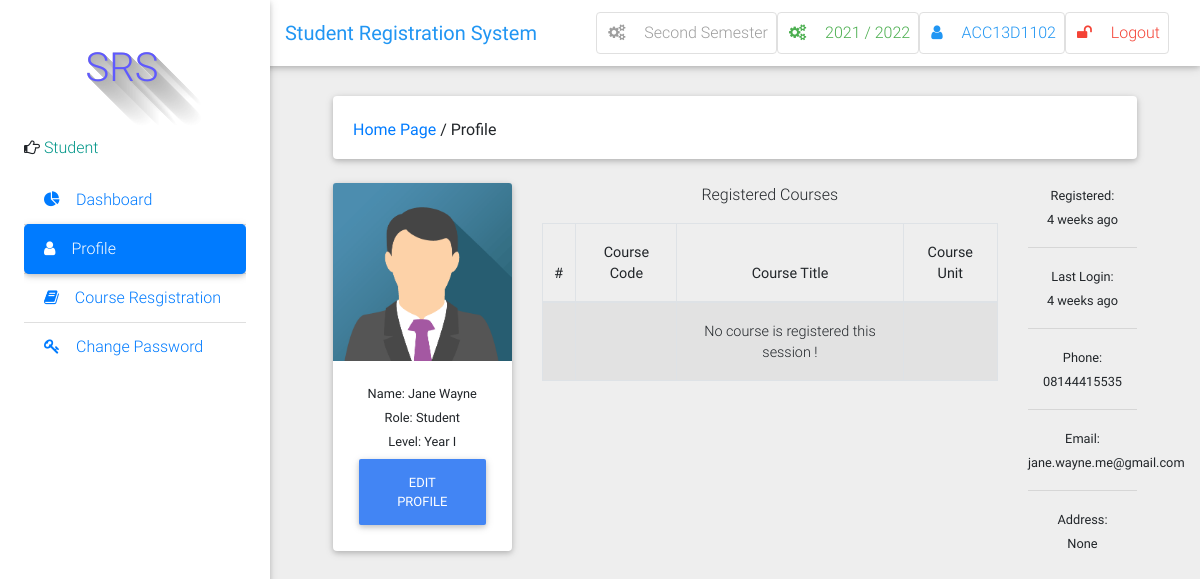
Page /profile/ (signed in) on the committed database.
### result/models.py (models this page shows, shortened)
class Semester(models.Model):
    semester = models.CharField(max_length=10, choices=SEMESTER, blank=True)
    is_current_semester = models.BooleanField(default=False, blank=True, null=True)
    session = models.ForeignKey(Session, on_delete=models.CASCADE, blank=True, null=True)
    next_semester_begins = models.DateField(null=True, blank=True)
    def __str__(self):
        return self.semester

class Session(models.Model):
    session = models.CharField(max_length=200, unique=True)
    is_current_session = models.BooleanField(default=False, blank=True, null=True)
    next_session_begins = models.DateField(blank=True, null=True)
    def __str__(self):
        return self.session

class User(AbstractUser):
    is_student = models.BooleanField(default=False)
    is_lecturer = models.BooleanField(default=False)
    phone = models.CharField(max_length=60, blank=True, null=True)
    address = models.CharField(max_length=60, blank=True, null=True)
    picture = models.ImageField(upload_to="pictures/", blank=True, null=True)
    email = models.EmailField(blank=True, null=True)
    username_validator = ASCIIUsernameValidator()
    def get_picture(self):
        no_picture = settings.STATIC_URL + 'img/img_avatar.png'
        try:
            return self.picture.url
        except:
            return no_picture
    def get_full_name(self):
        full_name = self.username
        if self.first_name and self.last_name:
            full_name = self.first_name + " " + self.last_name
        return full_name

class Student(models.Model):
	user = models.OneToOneField(User, on_delete=models.CASCADE)
	id_number = models.CharField(max_length=20, unique=True)
	level = models.CharField(choices=LEVEL, max_length=10)

### result/views.py (the view)
# urls.py: path('profile/', views.profile, name='profile'),
@login_required
def profile(request):
    current_semester = Semester.objects.get(is_current_semester=True)
    if request.user.is_lecturer:
        courses = Course.objects.filter(allocated_course__lecturer__pk=request.user.id).filter(semester=current_semester)
        return render(request, 'account/profile.html', {"courses": courses,})
    elif request.user.is_student:
        level = Student.objects.get(user__pk=request.user.id)
        courses = TakenCourse.objects.filter(student__user__id=request.user.id, course__level=level.level)
        context = {
        'courses': courses,
        'level': level,
        }
        return render(request, 'account/profile.html', context)
    else:
        staff = User.objects.filter(is_lecturer=True)
        return render(request, 'account/profile.html', { "staff": staff })

### result/context_processors.py (called while the page is built)
def session_processor(request):
    current_session = Session.objects.get(is_current_session=True)
    return {"current_session": current_session}

def semester_processor(request):
    current_semester = Semester.objects.get(is_current_semester=True)
    return {"current_semester": current_semester}

### result/templates/account/profile.html (shortened to what this page needs)
{% extends 'base.html' %}
{% load static %}
{% load humanize %}
{% block side_bar %}
    {% include 'partial_active_element.html' with active='Profile' %}
{% endblock side_bar %}
{% block content %}
 <div class="container-fluid mt-5">
<div class="card mb-4 wow fadeIn">
    <div class="card-body d-sm-flex justify-content-between">
	    <h6 class="mb-2 mb-sm-0 pt-1">
    	<a href="/">Home Page</a>
        	<span>/</span>
            	<span>Profile</span>
        </h6>
    </div>
</div>
  <div class="row">
    <div class="col-md-3">
<div class="card">
  <div class="view overlay">
    <img class="card-img-top" src="{{ request.user.get_picture }}" alt="User Image">
  </div>
{% if request.user.is_student %}
  <div class="card-body card-body-cascade text-center">
    <small class="card-title">Name: {{ request.user.get_full_name|capfirst }}</small><br>
    <small class="card-title">Role: Student</small><br>
    <small class="card-title">Level: {{ level.level }}</small>
    <a href="{% url 'edit_profile' %}" class="btn btn-primary">Edit Profile</a>
  </div>
{% endif %}
</div>
    </div>
{% if request.user.is_student %}
    <div class="col-md-7 text-center">
      <p>Registered Courses</p>
  <div class="table-wrapper-scroll-y">
  <table class="table table-bordered table-striped">
  <thead>
    <tr>
      <th scope="col">#</th>
      <th scope="col">Course Code</th>
      <th scope="col">Course Title</th>
      <th scope="col">Course Unit</th>
    </tr>
  </thead>
  <tbody>
    {% for course in courses %}
    <tr>
      <th scope="row">{{ forloop.counter }}</th>
      <td>{{ course.course.courseCode }}</td>
      <td>{{ course.course.courseTitle }}</td>
      <td>{{ course.course.courseUnit }}</td>
    </tr>
    {% empty %}
    <tr>
    <td>{{ course.courseCode }}</td>
      <td></td>
      <td>No course is registered this session !</td>
      <td></td>
    </tr>
  {% endfor %}
  </tbody>
</table>
    </div>
  </div>
  {% endif %}
  <div class="col-md-2 text-center">
    <small> Registered:<br><date>{{ user.date_joined|naturaltime }}</date></small><hr />
    <small> Last Login:<br><date>{{ user.last_login|naturaltime }}</date></small><hr />
    <small> Phone:<br><date>{% if user.phone %}{{ user.phone }}{% endif %}</date></small><hr />
    <small> Email:<br><date>{{ user.email }}</date></small><hr />
    <small> Address:<br><date>{{ user.address }}</date></small>
  </div>
</div>
{% endblock %}

### result/templates/base.html (shortened to what this page needs)
{% load static %}
<!DOCTYPE html>
<html lang="en">
  <head>
    <link
      rel="stylesheet"
      href="https://maxcdn.bootstrapcdn.com/font-awesome/4.7.0/css/font-awesome.min.css"
    />
    <link href="{% static 'css/bootstrap.min.css' %}" rel="stylesheet" />
    <link href="{% static 'css/mdb.min.css' %}" rel="stylesheet" />
    <link href="{% static 'css/style.css' %}" rel="stylesheet" />
  </head>
  <body class="grey lighten-3">
    <header>
      <nav
        class="navbar fixed-top navbar-expand-lg navbar-light white scrolling-navbar"
      >
        <div class="container-fluid">
          <a class="navbar-brand waves-effect" href="/">
            <strong class="blue-text">Student Registration System </strong>
          </a>
          <div class="collapse navbar-collapse" id="navbarSupportedContent">
            <ul class="navbar-nav nav-flex-icons">
              <li class="nav-item">
                <a
                  href="{% if request.user.is_superuser %}{% url 'manage_semester' %}{% else %}#{% endif %}"
                  class="nav-link border border-light grey-text rounded waves-effect"
                >
                  <i class="fa fa-cogs mr-3"></i>{{ current_semester }} Semester
                </a>
              </li>
              <li class="nav-item">
                <a
                  href="{% if request.user.is_superuser %}{% url 'manage_session' %}{% else %}#{% endif %}"
                  class="nav-link border border-light green-text rounded waves-effect"
                >
                  <i class="fa fa-cogs mr-3"></i>{{ current_session }}
                </a>
              </li>
              <li class="nav-item">
                <a
                  href="{% url 'profile' %}"
                  class="nav-link border border-light rounded waves-effect blue-text"
                >
                  <i class="fa fa-user mr-3"></i>{{ user|capfirst }}
                </a>
              </li>
              <li class="nav-item">
                <a
                  href="/accounts/logout/"
                  class="nav-link border border-light rounded waves-effect red-text"
                >
                  <i class="fa fa-unlock mr-3"></i>Logout
                </a>
              </li>
            </ul>
          </div>
        </div>
      </nav>
      <div class="sidebar-fixed position-fixed">
        <p style="margin-left: 30px" id="icon" class="logo">SRS</p>
        {% if request.user.is_lecturer %}
        <p>
          <i class="fa fa-hand-o-right" aria-hidden="true"></i>
          <span class="teal-text text-center"> Course Lecturer</span>
        </p>
        {% elif request.user.is_student %}
        <p>
          <i class="fa fa-hand-o-right" aria-hidden="true"></i>
          <span class="teal-text text-center"> Student</span>
        </p>
        {% else %}
        <p>
          <i class="fa fa-hand-o-right" aria-hidden="true"></i>
          <span class="teal-text text-center"> System Admin</span>
        </p>
        {% endif %}
        <div class="dashboard">
          {% block side_bar %} {% include 'partial_active_element.html' with active='Dashboard' %} {% endblock side_bar %}
        </div>
      </div>
    </header>
    <main class="pt-5 mx-lg-5">{% block content%} {% endblock %}</main>
    <footer>
      <a
        href="https://seal.beyondsecurity.com/vulnerability-scanner-verification/admi.vginfotec.xyz"
        ><img
      /></a>
    </footer>
  </body>
</html>

### result/static/css/style.css (style rules this page uses)
.sidebar-fixed { height: 100vh; width: 270px; -webkit-box-shadow: 0 2px 5px 0 rgba(0, 0, 0, 0.16), 0 2px 10px 0 rgba(0, 0, 0, 0.12); box-shadow: 0 2px 5px 0 rgba(0, 0, 0, 0.16), 0 2px 10px 0 rgba(0, 0, 0, 0.12); z-index: 1050; background-color: #fff; padding: 1.5rem; padding-top: 0; }
@media (min-width: 1200px) { .navbar, .page-footer, main { padding-left: 270px; } }
.logo { text-shadow: rgb(179, 179, 179) 0px 0px 0px, rgb(180, 180, 180) 1px 1px 0px, rgb(182, 182, 182) 2px 2px 0px, rgb(184, 184, 184) 3px 3px 0px, rgb(185, 185, 185) 4px 4px 0px, rgb(187, 187, 187) 5px 5px 0px, rgb(189, 189, 189) 6px 6px 0px, rgb(190, 190, 190) 7px 7px 0px, rgb(192, 192, 192) 8px 8px 0px, rgb(194, 194, 194) 9px 9px 0px, rgb(195, 195, 195) 10px 10px 0px, rgb(197, 197, 197) 11px 11px 0px, rgb(199, 199, 199) 12px 12px 0px, rgb(201, 201, 201) 13px 13px 0px, rgb(202, 202, 202) 14px 14px 0px, rgb(204, 204, 204) 15px 15px 0px, rgb(206, 206, 206) 16px 16px 0px, rgb(207, 207, 207) 17px 17px 0px, rgb(209, 209, 209) 18px 18px 0px, rgb(211, 211, 211) 19px 19px 0px, rgb(212, 212, 212) 20px 20px 0px, rgb(214, 214, 214) 21px 21px 0px, rgb(216, 216, 216) 22px 22px 0px, rgb(218, 218, 218) 23px 23px 0px, rgb(219, 219, 219) 24px 24px 0px, rgb(221, 221, 221) 25px 25px 0px, rgb(223, 223, 223) 26px 26px 0px, rgb(224, 224, 224) 27px 27px 0px, rgb(226, 226, 226) 28px 28px 0px, rgb(228, 228, 228) 29px 29px 0px, rgb(230, 230, 230) 30px 30px 0px, rgb(231, 231, 231) 31px 31px 0px, rgb(233, 233, 233) 32px 32px 0px, rgb(235, 235, 235) 33px 33px 0px, rgb(236, 236, 236) 34px 34px 0px, rgb(238, 238, 238) 35px 35px 0px, rgb(240, 240, 240) 36px 36px 0px, rgb(241, 241, 241) 37px 37px 0px, rgb(243, 243, 243) 38px 38px 0px, rgb(245, 245, 245) 39px 39px 0px, rgb(247, 247, 247) 40px 40px 0px, rgb(248, 248, 248) 41px 41px 0px, rgb(250, 250, 250) 42px 42px 0px, rgb(252, 252, 252) 43px 43px 0px, rgb(253, 253, 253) 44px 44px 0px; font-size: 40px; color: rgb(95, 89, 255); height: 120px; width: 136px; line-height: 136px; border-radius: ; text-align: center; background-color: rgb(255, 255, 255); }

### result/templates/base.html (style rules this page uses)
.dashboard { display: block; max-height: 500px; overflow-y: auto; -ms-overflow-style: -ms-autohiding-scrollbar; }

### result/templates/account/profile.html (style rules this page uses)
.table-wrapper-scroll-y { display: block; max-height: 350px; overflow-y: auto; -ms-overflow-style: -ms-autohiding-scrollbar; }

### rows in the picture
Semester: semester "Second"
Session: session "2021 / 2022"
User: username "ACC13D1102", user.get_full_name "Jane Wayne", date_joined "4 weeks ago", last_login "4 weeks ago", phone "08144415535", email "jane.wayne.me@gmail.com", address "None"
Student: level "Year I"
